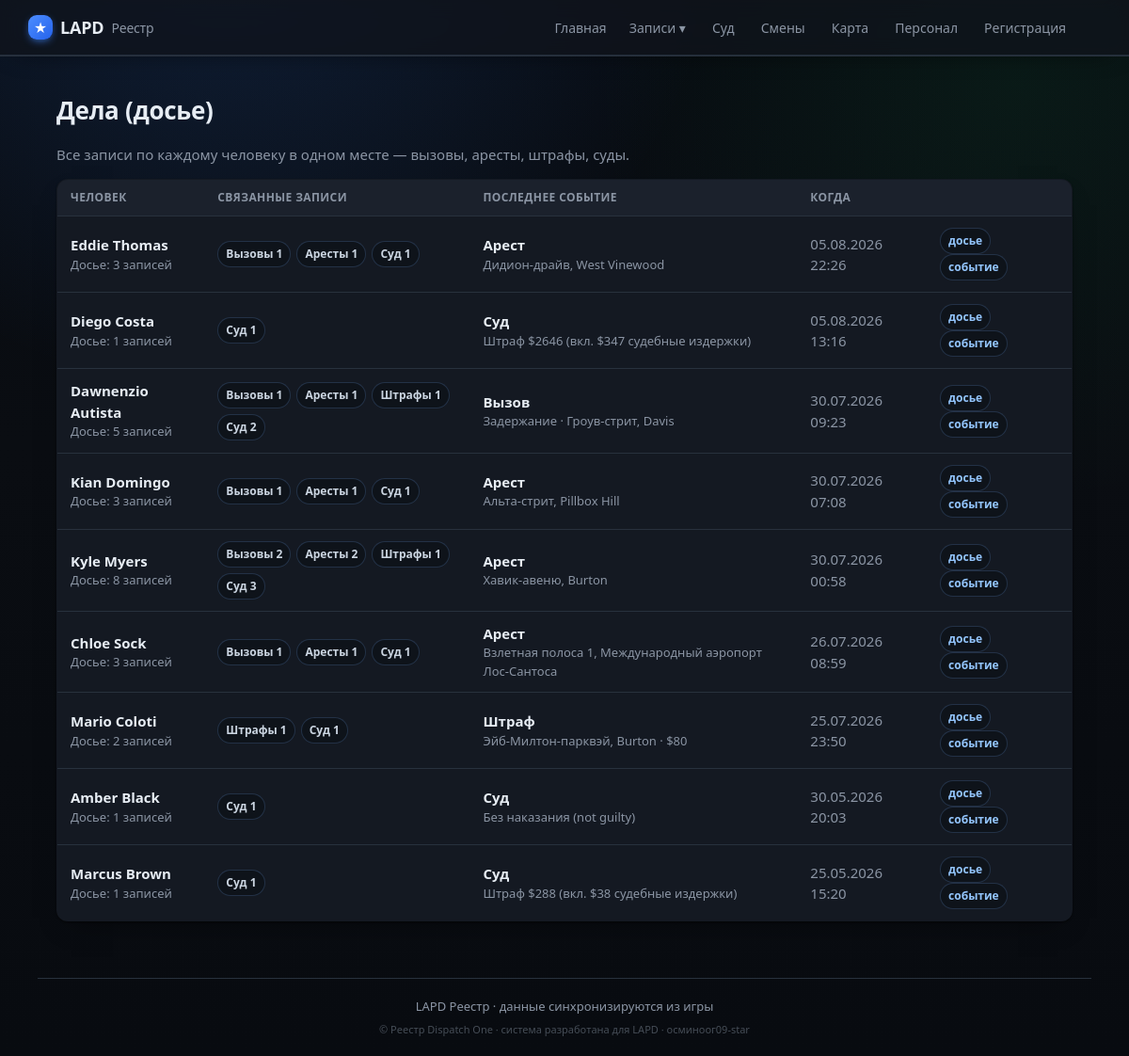
Before: /files with the older database file.
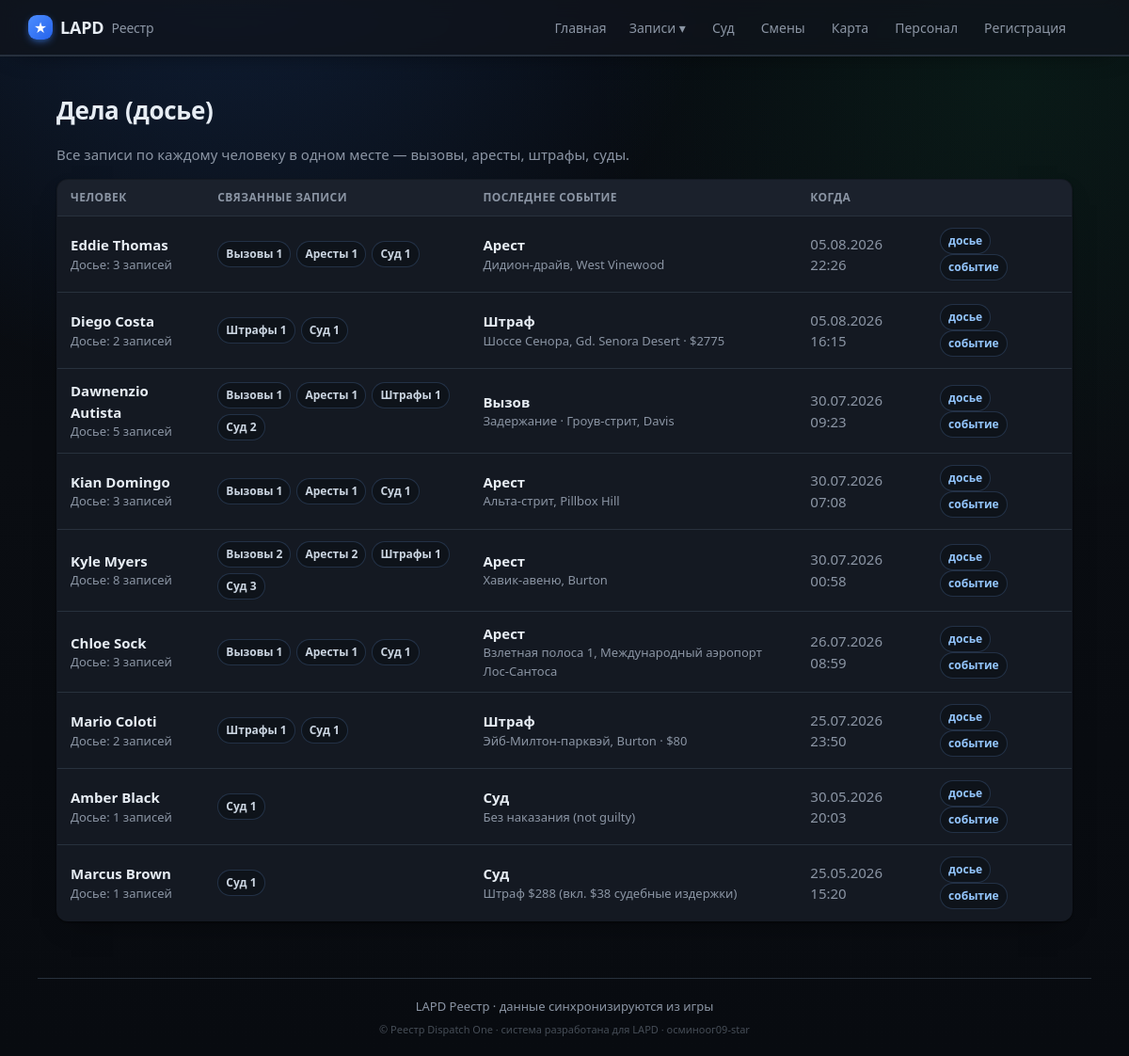
After: the same page with the newer database file.
### tables this page shows
CREATE TABLE cases (
                id INTEGER PRIMARY KEY AUTOINCREMENT,
                officer_id INTEGER NOT NULL,
                suspect_name TEXT,
                wanted INTEGER DEFAULT 0,
                license_state TEXT,
                citations INTEGER DEFAULT 0,
                zone TEXT,
                postal TEXT,
                game_time TEXT,
                created_at TEXT NOT NULL,
                screenshot TEXT,
                status TEXT NOT NULL DEFAULT 'submitted',
                discord_sent INTEGER DEFAULT 0,
                vehicle_model TEXT, vehicle_plate TEXT, vehicle_color TEXT,
                charges TEXT, found_items TEXT, reason TEXT, notes TEXT,
                mugshot TEXT, fine INTEGER, bail INTEGER, jail_time TEXT,
                is_test INTEGER DEFAULT 0, external_id TEXT, suspect_dob TEXT,
                FOREIGN KEY (officer_id) REFERENCES officers(id)
            );

CREATE TABLE court_cases (
                id INTEGER PRIMARY KEY AUTOINCREMENT,
                external_id TEXT UNIQUE,
                subject_name TEXT,
                source TEXT,
                filed_at TEXT,
                status INTEGER,
                outcome INTEGER,
                sentence TEXT,
                notes TEXT,
                judge TEXT, prosecutor TEXT, defense TEXT, courtroom TEXT, plea TEXT,
                appeal_filed INTEGER DEFAULT 0,
                charges TEXT, timeline TEXT,
                synced_at TEXT
            );

CREATE TABLE callouts (
                id INTEGER PRIMARY KEY AUTOINCREMENT,
                external_id TEXT UNIQUE,
                officer_id INTEGER,
                callout_type TEXT,
                priority TEXT,
                location TEXT,
                zone TEXT,
                description TEXT,
                outcome TEXT,
                occurred_at TEXT
            , suspect_name TEXT);

CREATE TABLE citations (
                id INTEGER PRIMARY KEY AUTOINCREMENT,
                external_id TEXT UNIQUE,
                officer_id INTEGER,
                subject_name TEXT,
                issued_at TEXT,
                location TEXT,
                charges TEXT,
                fine INTEGER DEFAULT 0,
                notes TEXT
            );

### app/main.py (the view)
@app.route("/files")
def files():
    return render_template("files.html", files=db.list_case_files())

### app/db.py (called while the page is built)
def fmt_dt(iso):
    try:
        dt = datetime.datetime.fromisoformat(iso)
        return dt.strftime("%d.%m.%Y %H:%M")
    except Exception:
        return iso or "—"

@contextmanager
def get_conn():
    conn = sqlite3.connect(config.DB_PATH)
    conn.row_factory = sqlite3.Row
    try:
        yield conn
        conn.commit()
    finally:
        conn.close()

def _replace_mojibake_pairs(s):
    for bad, good in sorted(_MOJI_TO_CYR.items(), key=lambda x: len(x[0]), reverse=True):
        s = s.replace(bad, good)
    return s

def _fix_rooms(s):
    return re.sub(r"(\d)([А-Я])", lambda m: m.group(1) + _CYR2LAT.get(m.group(2), m.group(2)), s)

def _fix_mojibake(s):
    if not s or not isinstance(s, str):
        return s
    try:
        fixed = s.encode("cp1251").decode("utf-8")
    except (UnicodeEncodeError, UnicodeDecodeError):
        fixed = s
    else:
        return fixed if re.search(r"[А-Яа-яЁё]", fixed) else s
    def repl(m):
        chunk = m.group(0)
        if not re.search(r"[ЉЊЂЃІЌљњђѓіќ№°]", chunk):
            return chunk
        try:
            return chunk.encode("cp1251").decode("utf-8")
        except (UnicodeEncodeError, UnicodeDecodeError):
            return chunk
    return _replace_mojibake_pairs(re.sub(r"[\u0400-\u04ff\u00a0\u2116°-]+", repl, s))

def _ru_days(n):
    n = int(n)
    if n % 10 == 1 and n % 100 != 11:
        word = "день"
    elif n % 10 in (2, 3, 4) and n % 100 not in (12, 13, 14):
        word = "дня"
    else:
        word = "дней"
    return f"{n} {word} лишения свободы"

### app/main.py (called while the page is built)
@app.context_processor
def inject_globals():
    return {"community": config.COMMUNITY_NAME, "STATUS_RU": db.STATUS_RU,
            "staff_label": db.staff_label,
            "static_export": os.environ.get("STATIC_EXPORT") == "1",
            "build_id": time.strftime("%Y%m%d")}

### app/templates/files.html (shortened to what this page needs)
{% extends "base.html" %}
{% block content %}
<h1>Дела (досье)</h1>
<p class="muted">Все записи по каждому человеку в одном месте — вызовы, аресты, штрафы, суды.</p>
{% if files %}
<table class="tbl">
  <thead><tr><th>Человек</th><th>Связанные записи</th><th>Последнее событие</th><th>Когда</th><th></th></tr></thead>
  <tbody>
  {% for f in files %}
    {% set route = {'callout':'callout_view','arrest':'case_view','citation':'citation_view','court':'court_case_view','warning':none}[f.latest.kind] if f.latest else none %}
    <tr onclick="location='{{ url_for('file_view', name=f.name) }}'">
      <td>
        <a class="row-link" href="{{ url_for('file_view', name=f.name) }}" onclick="event.stopPropagation()"><b>{{ f.name }}</b></a>
        <div class="muted small">Досье: {{ f.count }} записей</div>
      </td>
      <td>
        <div class="record-pills">
          {% if f.callouts %}<span>Вызовы {{ f.callouts }}</span>{% endif %}
          {% if f.arrests %}<span>Аресты {{ f.arrests }}</span>{% endif %}
          {% if f.citations %}<span>Штрафы {{ f.citations }}</span>{% endif %}
          {% if f.court %}<span>Суд {{ f.court }}</span>{% endif %}
        </div>
      </td>
      <td>
        {% if f.latest %}
          <b>{{ f.latest_kind_ru|capitalize }}</b>
          <div class="muted small">
            {% if f.latest.kind == 'callout' %}{{ f.latest.row.callout_type }} · {{ f.latest.row.location or '—' }}
            {% elif f.latest.kind == 'arrest' %}{{ f.latest.row.zone or '—' }}
            {% elif f.latest.kind == 'citation' %}{{ f.latest.row.location or '—' }} · ${{ f.latest.row.fine or 0 }}
            {% elif f.latest.kind == 'warning' %}{{ f.latest.row.reason or '—' }}
            {% elif f.latest.kind == 'court' %}{{ f.latest.title.replace('Суд: ','') }}
            {% endif %}
          </div>
        {% else %}—{% endif %}
      </td>
      <td class="muted">{{ f.latest_when }}</td>
      <td>
        <a class="mini-link" href="{{ url_for('file_view', name=f.name) }}" onclick="event.stopPropagation()">досье</a>
        {% if route %}<a class="mini-link" href="{{ url_for(route, cid=f.latest.id) }}" onclick="event.stopPropagation()">событие</a>{% endif %}
      </td>
    </tr>
  {% endfor %}
  </tbody>
</table>
{% else %}
  <p class="empty">Дел пока нет — появятся с записями.</p>
{% endif %}
{% endblock %}

### app/templates/base.html (shortened to what this page needs)
<!doctype html>
<html lang="ru">
<head>
  <link rel="stylesheet" href="{{ url_for('static', filename='style.css') }}">
</head>
<body>
  <header class="topbar">
    <div class="wrap">
      <a class="brand" href="{{ url_for('index') }}">
        <span class="badge">★</span> {{ community }} <span class="sub">Реестр</span>
      </a>
      <nav>
        <a class="{% if request.endpoint == 'index' %}active{% endif %}" href="{{ url_for('index') }}">Главная</a>
        <div class="nav-drop">
          <span class="nav-drop-t">Записи ▾</span>
        </div>
        <a class="{% if request.endpoint == 'court' %}active{% endif %}" href="{{ url_for('court') }}">Суд</a>
        <a class="{% if request.endpoint == 'shifts' %}active{% endif %}" href="{{ url_for('shifts') }}">Смены</a>
        <a class="{% if request.endpoint == 'game_map' %}active{% endif %}" href="{{ url_for('game_map') }}">Карта</a>
        <a class="{% if request.endpoint == 'staff' %}active{% endif %}" href="{{ url_for('staff') }}">Персонал</a>
        <a class="{% if request.endpoint == 'register' %}active{% endif %}" href="{{ url_for('register') }}">Регистрация</a>
      </nav>
    </div>
  </header>
  <main class="wrap">
    {% block content %}{% endblock %}
  </main>
  <footer class="wrap foot">
    {{ community }} Реестр · данные синхронизируются из игры<br>
    <span class="foot-attr">© Реестр Dispatch One · система разработана для {{ community }} ·
      осминоог09-star</span>
  </footer>
</body>
</html>

### app/static/style.css (style rules this page uses)
:root { --bg:#0a0d12; --surface:#141922; --surface2:#1b212c; --border:#28313d; --text:#e7edf4; --muted:#8b95a4; --accent:#3b82f6; --accent2:#2563eb; --wanted:#ef4444; --ok:#22c55e; --gold:#eab308; --shadow:0 1px 2px rgba(0,0,0,.5), 0 12px 28px -16px rgba(0,0,0,.7); --radius:14px; }
* { box-sizing:border-box }
body { margin:0;background:var(--bg);color:var(--text); font-family:system-ui,-apple-system,"Segoe UI",Roboto,sans-serif;font-size:15px;line-height:1.5 }
a { color:inherit;text-decoration:none }
.wrap { max-width:1040px;margin:0 auto;padding:0 20px }
.topbar { background:var(--surface);border-bottom:1px solid var(--border);position:sticky;top:0;z-index:5 }
.topbar .wrap { display:flex;align-items:center;justify-content:space-between;height:58px }
.brand { font-weight:700;font-size:18px;display:flex;align-items:center;gap:8px }
.brand .sub { color:var(--muted);font-weight:500;font-size:14px }
.badge { display:inline-grid;place-items:center;width:26px;height:26px;border-radius:6px; background:var(--accent);color:#fff;font-size:14px }
nav a { color:var(--muted);margin-left:18px;font-weight:500 }
main.wrap { padding-top:26px;padding-bottom:40px }
h1 { font-size:24px;margin:.2em 0 .6em }
.tbl { width:100%;border-collapse:collapse;background:var(--surface);border:1px solid var(--border);border-radius:12px;overflow:hidden }
.tbl th { text-align:left;font-size:12px;text-transform:uppercase;letter-spacing:.4px;color:var(--muted); padding:10px 14px;border-bottom:1px solid var(--border) }
.tbl td { padding:11px 14px;border-bottom:1px solid var(--border) }
.tbl tbody tr { cursor:pointer;transition:background .12s }
.tbl tbody tr:last-child td { border-bottom:none }
.row-link { color:var(--text);text-decoration:none }
.record-pills { display:flex;flex-wrap:wrap;gap:6px }
.record-pills span,.mini-link { display:inline-flex;align-items:center;min-height:24px;padding:4px 8px;border-radius:999px; border:1px solid rgba(111,161,226,.22);background:rgba(10,15,23,.6);color:#cbd5e1;font-size:12px;font-weight:700 }
.mini-link { margin-right:5px;color:#93c5fd;text-decoration:none }
.muted { color:var(--muted) }
.small { font-size:13px }
.foot { color:var(--muted);font-size:13px;padding:20px;border-top:1px solid var(--border);margin-top:20px }
.foot-attr { display:block;margin-top:6px;font-size:11px;color:#5a636e;opacity:.75 }
.topbar .wrap { flex-wrap:wrap;height:auto;min-height:58px;padding-top:8px;padding-bottom:8px }
nav { display:flex;flex-wrap:wrap;gap:2px 0 }
body { font-size:15px;-webkit-font-smoothing:antialiased;text-rendering:optimizeLegibility }
.wrap { max-width:1120px }
.topbar { background:rgba(16,20,27,.82);backdrop-filter:saturate(140%) blur(10px); box-shadow:0 1px 0 var(--border),0 10px 30px -20px #000 }
.brand .badge { box-shadow:0 3px 10px -3px var(--accent);background:linear-gradient(135deg,#4c8dff,#2563eb) }
nav a { margin-left:4px;padding:7px 12px;border-radius:9px;transition:background .15s,color .15s;font-size:14px }
h1 { font-size:26px;font-weight:700;letter-spacing:-.3px }
.card,.stat,.tbl,.staff-row,.court-row,.officer-card,.district,.faq p,.dutylog li,.pen,.metric { box-shadow:var(--shadow) }
.tbl th { background:var(--surface2) }
.tbl td { padding:12px 14px }
.foot { text-align:center }
nav { align-items:center }
.nav-drop { position:relative;display:inline-block }
.nav-drop-t { color:var(--muted);padding:7px 12px;border-radius:9px;cursor:pointer; display:inline-block;font-size:14px;transition:background .15s,color .15s }
.nav-drop::after { content:"";position:absolute;left:0;top:100%;width:100%;height:10px }
body { background: radial-gradient(circle at 20% -10%,rgba(59,130,246,.18),transparent 34%), radial-gradient(circle at 90% 8%,rgba(34,197,94,.08),transparent 30%), linear-gradient(180deg,#070b11 0%,#0a0d12 42%,#080b10 100%); }
main.wrap { padding-top:34px }
.topbar { border-bottom-color:rgba(89,111,139,.28) }
.topbar .wrap { max-width:1180px }
.brand { letter-spacing:-.2px }
.brand .badge { border-radius:9px }

Changed rows visible on the page:
no longer on this page (row edited): court_cases: name "Diego Costa", count "1", court "1", latest_kind_ru "Суд", latest.title.replace "Штраф $2646 (вкл. $347 судебные издержки)", latest_when "05.08.2026 13:16"
added citations: name "Diego Costa", count "2", citations "1", court "1", latest_kind_ru "Штраф", latest.row "Шоссе Сенора, Gd. Senora Desert", latest.row "2775", latest_when "05.08.2026 16:15"
